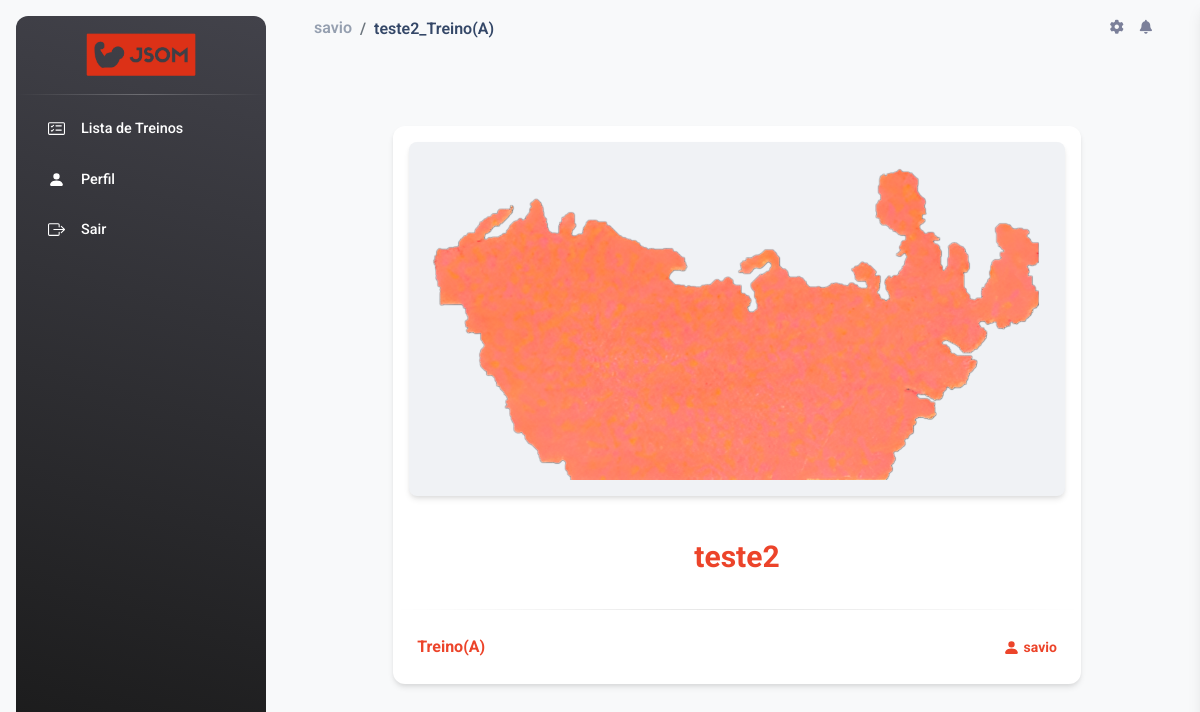
/detalhes/10/ (signed in), run on the app's committed database.
### jsom_sga/models.py (models this page shows, shortened)
class Treino(models.Model):
    nome = models.CharField(max_length=90)
    CATEGORIA_CHOICES = [
        ('Treino(A)', 'Treino-A'),
        ('Treino(B)', 'Treino-B'),
        ('Treino(C)', 'Treino-C'),
        ('Treino(D)', 'Treino-D'),
        ('Treino(E)', 'Treino-E'),
    ]
    categoria = models.CharField(max_length=9, choices=CATEGORIA_CHOICES)
    imagem = models.ImageField(blank=True, upload_to='pictures/%Y/%m/')
    descricao = models.TextField(blank=True)
    status = models.BooleanField(default=False)  # Adicionando o campo status
    owner = models.ForeignKey(
        User,
        on_delete=models.SET_NULL,
        blank=True, null=True
    )

### jsom_sga/views/aluno_views.py (the view)
# urls.py: path('detalhes/<int:treino_id>/', views.detalhes_treino, name='detalhes_treino'),
@login_required(login_url='JSOM_SGA:index')
def detalhes_treino(request, treino_id):
    treino = get_object_or_404(Treino, id=treino_id)
    site_title = f'{treino.nome}_{treino.categoria}'
    context = {
        'site_title': site_title,
        'treino': treino
    }
    return render(request, 'CRUD_treino/detalhes_treino.html', context)

### jsom_sga/templates/CRUD_treino/detalhes_treino.html (shortened to what this page needs)
{% extends "global/base.html" %}
{% load static %}
{% block corpo %}
<div class="container mb-3 mt-4">
    <div class="row">
      <div class="col-md-10 mx-auto">
        <div class="card" data-animation="true">
            <div class="mt-3 mx-3 z-index-2 d-flex justify-content-center ">
                {% if treino.imagem %}
                    <a class="d-block blur-shadow-image">
                        <img src="{{ treino.imagem.url }}" alt="img-blur-shadow {{ treino.nome }}" class="img-fluid shadow rounded-3 p-3 bg-light">
                    </a>
                {% else %}
                    <a class="d-block blur-shadow-image">
                        <img src="{% static "img/treino_padao.png" %}" alt="img-blur-shadow {{ treino.nome }}" class="img-fluid shadow rounded-3 p-3 bg-light">
                    </a>
                {% endif %}
            </div>
            <div class="card-body text-center">
              <h5 class="font-weight-normal mt-3 text-primary_jsom fs-3 font-weight-bolder">
                {{ treino.nome }}
              </h5>
            </div>
            <hr class="dark horizontal my-0">
            <div class="card-footer d-flex">
                <p class="font-weight-bolder my-auto text-primary_jsom" data-bs-toggle="tooltip" data-bs-placement="top" title="Categoria">
                    {{ treino.categoria }}
                </p>
                <p class="text-sm my-auto position-relative ms-auto text-primary_jsom font-weight-bolder" data-bs-toggle="tooltip" data-bs-placement="top" title="Aluno desse treino">
                    <svg xmlns="http://www.w3.org/2000/svg" width="17" height="17" fill="currentColor" class="bi bi-person-fill opacity-10" viewBox="0 0 16 16">
                        <path d="M3 14s-1 0-1-1 1-4 6-4 6 3 6 4-1 1-1 1zm5-6a3 3 0 1 0 0-6 3 3 0 0 0 0 6"/>
                    </svg>
                    {{treino.owner}}
                </p>
            </div>
          </div>
      </div>
    </div>
</div>
{% endblock corpo %}

### base_templates/global/partials/navbar.html (shortened to what this page needs)
{% load static %}
    <nav class="navbar navbar-main navbar-expand-lg px-0 mx-4 shadow-none border-radius-xl" id="navbarBlur"
      data-scroll="true">
      <div class="container-fluid py-1 px-3">
        <nav aria-label="breadcrumb">
          {% if user.is_authenticated %}
          <ol class="breadcrumb bg-transparent mb-0 pb-0 pt-1 px-0 me-sm-6 me-5 fw-semibold ">
            <li class="breadcrumb-item text-sm">
                {% if user.is_staff %}
                  <a class="opacity-5 text-dark fs-6" href="{% url "JSOM_SGA:admin_update" %}">
                    Admin
                  </a>
                {% else %}
                  <a class="opacity-5 text-dark fs-6" href="{% url "JSOM_SGA:perfil_aluno" user_id=request.user.id %}">
                    {{user.username}}
                  </a>
                {% endif %}
            </li>
            <li class="breadcrumb-item text-dark active fs-6" >
              {{site_title}}
            </li>
          </ol>
          {% endif %}
        </nav>
        <div class="collapse navbar-collapse mt-sm-0 mt-2 me-md-0 me-sm-4" id="navbar">
          <ul class="navbar-nav  justify-content-end">
            <li class="nav-item px-3 d-flex align-items-center">
              <a href="javascript:;" class="nav-link text-body p-0">
                <i class="fa fa-cog fixed-plugin-button-nav cursor-pointer"></i>
              </a>
            </li>
            <li class="nav-item dropdown pe-2 d-flex align-items-center">
              <a href="javascript:;" class="nav-link text-body p-0" id="dropdownMenuButton" data-bs-toggle="dropdown"
                aria-expanded="false">
                <i class="fa fa-bell cursor-pointer"></i>
              </a>
            </li>
          </ul>
        </div>
      </div>
    </nav>

### base_static/global/css/style.css (style rules this page uses)
.text-primary_jsom { color: #ec442a !important; }

### data on the page
Treino: imagem (picture), nome "teste2", categoria "Treino(A)", owner "savio"

### other printed values
{{ user.username }} "savio"
{{ site_title }} "teste2_Treino(A)"
